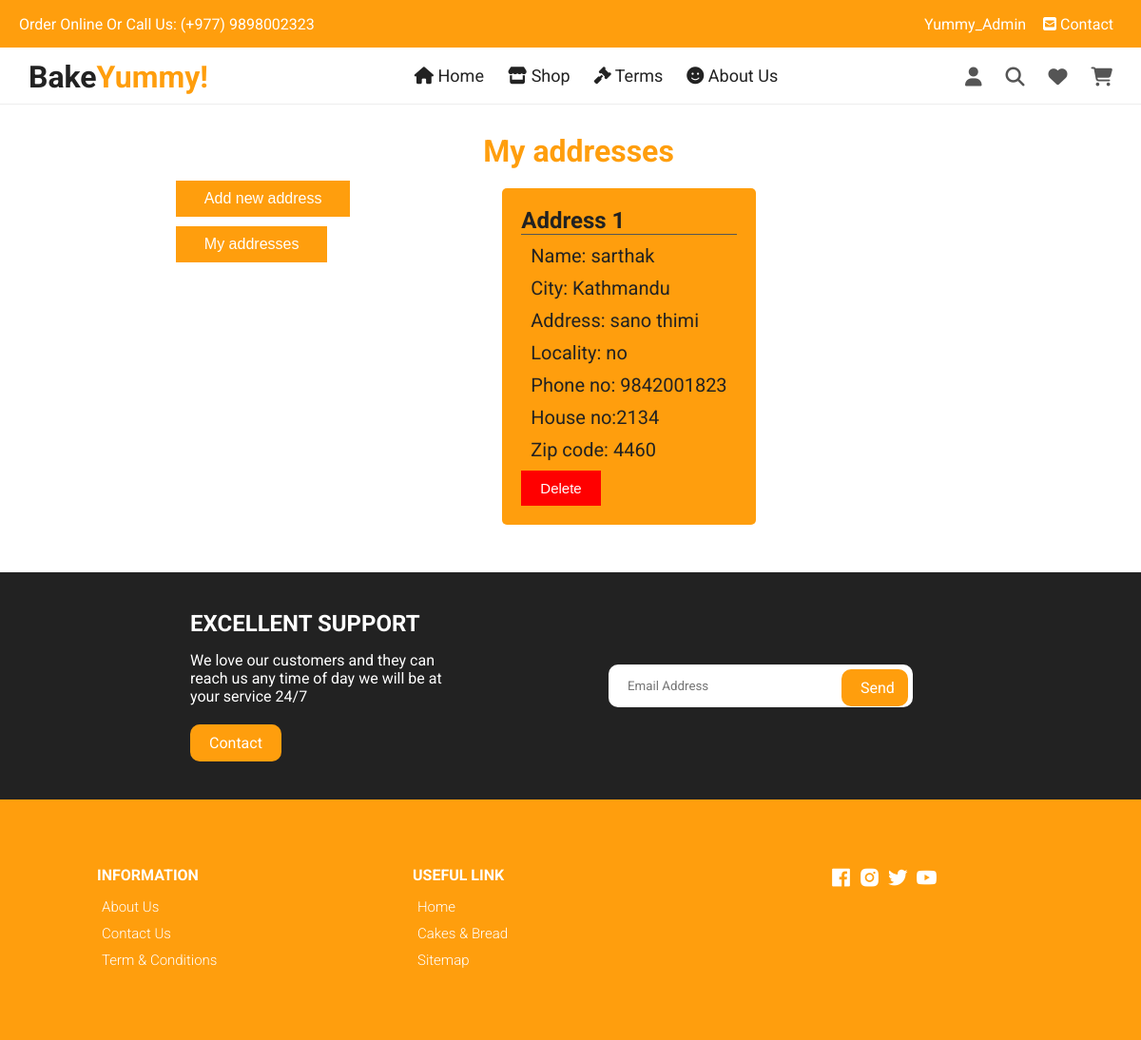
/customers/ (signed in), run on the app's committed database.
### registration/models.py (models this page shows, shortened)
class Customer(models.Model):
    id = models.AutoField(primary_key=True)
    user = models.ForeignKey(User, on_delete=models.CASCADE, related_name='customer', null=False, blank=False)
    full_name = models.CharField(max_length=100)
    city = models.CharField(choices=CITY_CHOICES, max_length=100, default='Kathmandu')
    address = models.CharField(max_length=200)
    locality = models.CharField(max_length=200)
    phone_no = models.PositiveBigIntegerField()
    house_no = models.PositiveIntegerField()
    zip_code = models.PositiveIntegerField()
    created_at = models.DateField(auto_now_add=True)

### registration/views.py (the view)
# urls.py: path('customers/', CustomerView.as_view(), name='customers'),
@method_decorator(login_required, name='dispatch')
class CustomerView(View):
    def get(self, request):
        customers = Customer.objects.filter(user=self.request.user)
        return render(request, 'registration/customers.html', {'customers':customers})

### templates/registration/customers.html (shortened to what this page needs)
{% extends 'base.html' %}
{% block maincontent %}
<div class="customer-container">
    <div class="indicators">
        <div class="buttons">
            <a href="{% url 'addcustomer' %}"><button>Add new address</button></a>
            <a href="{% url 'customers' %}"><button>My addresses</button></a>
        </div>
    </div>
    <div class="customer-list d-flex">
        <h1>My addresses</h1>
        {% for c in customers %}
        <div class="customer-box">
            <h2>Address {{forloop.counter}}</h2>
            <p>Name: {{c.full_name}}</p>
            <p>City: {{c.city}}</p>
            <p>Address: {{c.address}}</p>
            <p>Locality: {{c.locality}}</p>
            <p>Phone no: {{c.phone_no}}</p>
            {% if c.house_no %}
            <p>House no:{{c.house_no}}</p>
            {% endif %}
            {% if c.zip_code %}
            <p>Zip code: {{c.zip_code}}</p>
            {% endif %}
            <a href="{% url 'deleteaddress' c.id %}">
                <button>Delete</button>
            </a>
        </div>
        {% endfor %}
    </div>
</div>
{% endblock maincontent %}

### templates/base.html (shortened to what this page needs)
{% load static %}
{% load cache %}
<!DOCTYPE html>
<html lang="en">
  <head>
    <link rel="stylesheet" href="https://cdnjs.cloudflare.com/ajax/libs/Glide.js/3.4.1/css/glide.core.css">
    <link rel="stylesheet" href="https://cdnjs.cloudflare.com/ajax/libs/Glide.js/3.4.1/css/glide.theme.css">
    <link rel="stylesheet" href="{% static 'css/owl.carousel.min.css' %}">
    <link
    href="https://unpkg.com/boxicons@2.0.7/css/boxicons.min.css"
    rel="stylesheet"
    />
      <link rel="stylesheet" href="{% static 'css/styles.css' %}" />
  </head>
  <body>
      <div class="top-nav">
        <div class="d-flex" style="margin: 0 2rem">
          <p>Order Online Or Call Us: (+977) 9898002323</p>
          <ul class="d-flex">
            {% if user.is_anonymous %}
            <li style="padding: 0 4px;"><a href="{% url 'login' %}"><i class="fas fa-sign-in-alt"></i> Login</a></li>
            <li style="padding: 0 4px;"><a href="{% url 'signup' %}"><i class="fas fa-sign-out-alt" style="transform: rotate(-90deg);"></i> Signup</a></li>
            {% else %}
            <li style="padding: 0 4px;"><a href="{% url 'profile' user.id %}">{% if user.first_name%}{{user.first_name}}{% else %}{{user.username}}{% endif %}</a></li>
            {% endif %}
            <li style="padding: 0 4px;"><a href="{% url 'contact' %}"><i class="fas fa-envelope-square"></i> Contact</a></li>
          </ul>
        </div>
      </div>
      <div class="navigation">
        <div class="nav-center d-flex">
        <a href="/" class="logo"><h1>Bake<span style="color: #ff9e0d;">Yummy!</span></h1></a>
          <ul class="nav-list d-flex" style="overflow-y: auto;">
            <li class="nav-item">
              <a href="{% url 'home' %}" class="nav-link"><i class="fas fa-home"></i> Home</a>
            </li>
            <li class="nav-item">
              <a href="{% url 'products' %}" class="nav-link"><i class="fas fa-store"></i> Shop</a>
            </li>
            <li class="nav-item">
            <a href="{% url 'terms' %}" class="nav-link"><i class="fas fa-gavel"></i> Terms</a>
            </li>
            <li class="nav-item">
              <a href="{% url 'about' %}" class="nav-link"><i class="fas fa-smile"></i> About Us</a>
            </li>
          </ul>
          <div class="icons d-flex" style="margin-right: 20px;">
            {% if user.is_authenticated %}
            <div class="icon show-prof">
              <i class="fas fa-user"></i>
            </div>
            {% endif %}
            <div class="icon">
              <i class="fas fa-search search-icon"></i>
            </div>
            {% if user.is_authenticated %}
            {% if wishlistcount %}
            <a href="{% url 'wishlist' %}" class="icon">
              <i class="fas fa-heart"></i>
              <span class="d-flex wishlistcounter">{{wishlistcount}}</span>
            </a>
            {% elif wishlistcount == 0 %}
            <a href="{% url 'wishlist' %}" class="icon">
              <i class="fas fa-heart"></i>
              <span class="d-flex wishlistcounter">0</span>
            </a>
            {% else %}
            <a href="{% url 'wishlist' %}" class="icon">
              <i class="fas fa-heart"></i>
            </a>
            {% endif %}
            {% else %}
            <a href="{% url 'wishlist' %}" class="icon">
              <i class="fas fa-heart"></i>
              <span class="d-flex wishlistcounter">0</span>
            </a>
            {% endif %}
            {% if user.is_authenticated %}
            {% if cartprodcount > 0 %}
            <a href="{% url 'cart' %}" class="icon">
              <i class="fas fa-shopping-cart"></i>
              <span class="d-flex cartproductcount">{{cartprodcount}}</span>
            </a>
            {% elif cartprodcount == 0 %}
            <a href="{% url 'cart' %}" class="icon">
              <i class="fas fa-shopping-cart"></i>
              <span class="d-flex cartproductcount">0</span>
            </a>
            {% else %}
            <a href="{% url 'cart' %}" class="icon">
              <i class="fas fa-shopping-cart"></i>
            </a>
            {% endif %}
            {% else %}
            <a href="{% url 'cart' %}" class="icon">
              <i class="fas fa-shopping-cart"></i>
              <span class="d-flex">0</span>
            </a>
            {% endif %}
          </div>
        </div>
      </div>
    {% block maincontent %}
    {% endblock maincontent %}
    <section class="section contact">
      <div class="row">
        <div class="col">
          <h2>EXCELLENT SUPPORT</h2>
          <p>We love our customers and they can reach us any time
          of day we will be at your service 24/7</p>
          <a href="{% url 'contact' %}" class="btn btn-1">Contact</a>
        </div>
        <div class="col">
          <form action="{% url 'subscription_email' %}" method="post">
            <div>
              <input type="email" placeholder="Email Address" name='email' required>
              <input type="submit" value="Send">
            </div>
          </form>
        </div>
      </div>
    </section>
    <footer class="footer">
      <div class="row">
        <div class="col d-flex">
          <h4>INFORMATION</h4>
          <a href="{% url 'about' %}">About Us</a>
          <a href="{% url 'contact' %}">Contact Us</a>
          <a href="{% url 'terms' %}">Term & Conditions</a>
        </div>
        <div class="col d-flex">
          <h4>USEFUL LINK</h4>
          <a href="{% url 'home' %}">Home</a>
          <a href="{% url 'products' %}">Cakes & Bread</a>
          <a href="{% url 'django.contrib.sitemaps.views.sitemap' %}">Sitemap</a>
        </div>
        <div class="col d-flex">
          <span><i class='bx bxl-facebook-square'></i></span>
          <span><i class='bx bxl-instagram-alt' ></i></span>
          <span><i class='bx bxl-twitter' ></i></span>
          <span><i class='bx bxl-youtube' ></i></span>
        </div>
      </div>
    </footer>
  </body>
</html>

### static/css/styles.css (style rules this page uses)
:root { --white: #fff; --black: #222; --yellow: #ff9e0d; --grey1: #f0f0f0; --grey2: #e9d7d3; }
*, *::before, *::after { margin: 0; padding: 0; box-sizing: inherit; }
html { box-sizing: border-box; font-size: 62.5%; }
body { font-family: "Roboto", sans-serif; font-size: 1.6rem; background-color: var(--white); color: var(--black); font-weight: 400; font-style: normal; }
a { text-decoration: none; color: var(--black); }
li { list-style: none; }
.d-flex { display: flex; align-items: center; }
.top-nav { background-color: var(--yellow); font-size: 1.3rem; color: var(--white); }
.top-nav div { justify-content: space-between; height: 5rem; font-size: 1.6rem; }
.top-nav a { color: var(--white); padding: 0 0.5rem; transition: 200ms; }
.navigation { height: 6rem; line-height: 6rem; transition: 300ms; border-bottom: 1px solid #eee; }
.nav-center { justify-content: space-between; width: 100%; }
.logo { padding: 0 3rem; }
.nav-center .nav-item:not(:last-child) { margin-right: 0.5rem; }
.nav-center .nav-link { font-size: 1.8rem; padding:0 1rem; display: inline-block; width: 100%; }
.icon { cursor: pointer; font-size: 2rem; padding: 0 1rem; color: #555; position: relative; transition: 200ms; }
.icon:not(:last-child) { margin-right: 0.5rem; }
.section { padding: 5rem 0 5rem 0; overflow: hidden; }
.contact { background-color: var(--black); color: var(--white); padding: 4rem 20rem; }
.contact .row { display: grid; grid-template-columns: 1fr 1fr; align-items: center; }
.contact .row .col h2 { margin-bottom: 1.5rem; }
.contact .row .col p { width: 70%; margin-bottom: 2rem; }
.btn-1 { background-color: var(--yellow); color: var(--white); display: inline-block; border-radius: 1rem; padding: 1rem 2rem; }
.contact form div { position: relative; width: 80%; margin: 0 auto; }
.contact form input { font-family: "Roboto", sans-serif; text-indent: 2rem; width: 100%; border-radius: 1rem; padding: 1.5rem 0; outline: none; border: none; }
.contact form input[type='submit'] { position: absolute; top: 0; right: 0; background-color: var(--yellow); color: white; margin: 0.5rem; padding: 1rem 2.4rem 1rem 0; border-radius: 1rem; width: 7rem; cursor: pointer; font-size: 1.6rem; }
.footer { padding: 7rem 1rem; background-color: var(--yellow); }
footer .row { display: grid; grid-template-columns: 1fr 1fr 1fr; max-width: 99.6rem; margin: 0 auto; }
.footer .col { flex-direction: column; color: var(--white); align-items: flex-start; }
.footer .col:last-child { flex-direction: row; justify-content: center; }
.footer .col:last-child span { font-size: 2.5rem; margin-right: 0.5rem; color: var(--white); }
.footer .col a { color: var(--white); font-size: 1.5rem; padding: 0.5rem; font-weight: 300; }
.footer .col h4 { margin-bottom: 1rem; }
form { position: relative; z-index: 1; }
.customer-container { max-width: 114rem; margin: 3rem auto; padding: 0 3rem; display: flex; align-items: flex-start; justify-content: space-evenly; }
.indicators { width: fit-content; height:100%; }
.indicators .buttons { display: flex; flex-direction: column; margin-top: 5rem; }
.customer-list { max-width: 70rem; height: 100%; flex-wrap: wrap; }
.customer-list h1 { width: 100%; color: var(--yellow); }
.customer-box { border-radius: 5px; margin: 2rem; padding: 2rem; max-width: 30rem; background-color: var(--yellow); transition: 200ms; }
.customer-box h2 { border-bottom: 1px solid #555; }
.customer-box p { font-size: 2rem; margin: 1rem; }
.customer-box a button { padding: 1rem 2rem; font-size: 1.5rem; outline: none; border: none; background-color: red; color: #fff; cursor: pointer; }
.login-form form button, .customer-form form button, .indicators .buttons a button { outline: none; border: none; font-size: 1.6rem; padding: 1rem 3rem; margin-right: 1.5rem; margin-bottom: 1rem; background-color: var(--yellow); color: white; cursor: pointer; transition: 200ms; }

### templates/base.html (style rules this page uses)
input:read-only { background: #efe; }

### data on the page
Customer: full_name "sarthak", city "Kathmandu", address "sano thimi", locality "no", phone_no "9842001823", house_no "2134", zip_code "4460"

### other printed values
{{ user.username }} "Yummy_Admin"
